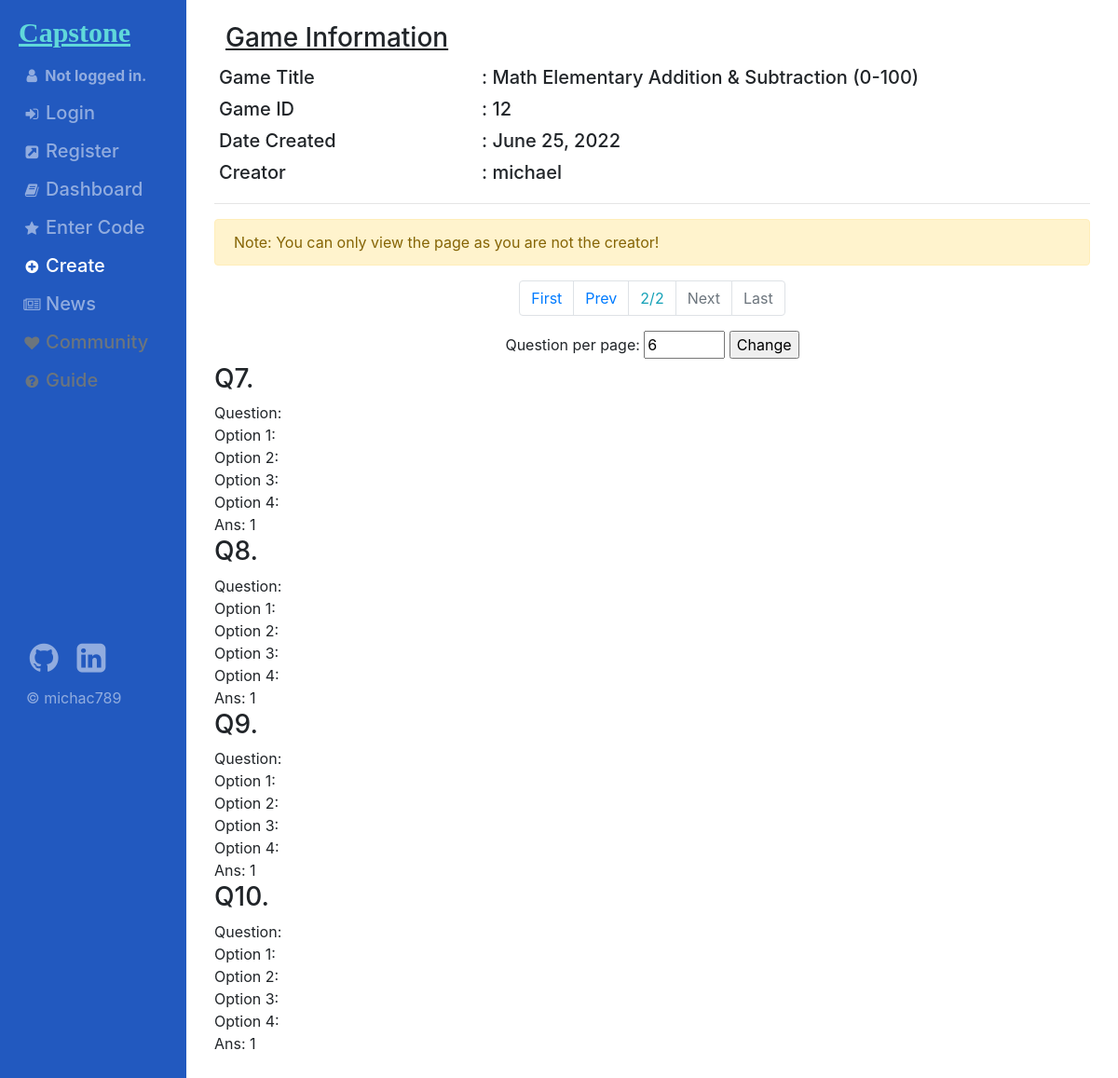
Page /create/12?qperpage=6&page=2 on the committed database.
### livequiz/models.py (models this page shows, shortened)
class Game(models.Model):
    id = models.AutoField(primary_key=True)
    creator = models.ForeignKey(User, on_delete=models.CASCADE, related_name="games")
    title = models.CharField(max_length=64, unique=True)
    description = models.CharField(max_length=256)
    date_created = models.DateField(auto_now=True)

class QuestionTemplate(models.Model):
    id = models.AutoField(primary_key=True)
    game_origin = models.ForeignKey(Game, on_delete=models.CASCADE, related_name="questions")
    question = models.CharField(max_length=128)
    class Meta:
        abstract = True
        order_with_respect_to = "game_origin"

class QuestionType1(QuestionTemplate):
    choice1 = models.CharField(max_length=64, default="")
    choice2 = models.CharField(max_length=64, default="")
    choice3 = models.CharField(max_length=64, default="", blank=True, null=True)
    choice4 = models.CharField(max_length=64, default="", blank=True, null=True)
    CHOICES = [("1", choice1), ("2", choice2), ("3", choice3), ("4", choice4)]
    answer = models.CharField(max_length=1, choices=CHOICES, default="1")

### sso/models.py (models this page shows)
class User(AbstractUser):
    TIER = [
        ("T5", "SuspendedUser"),
        ("T4", "User"),
        ("T3", "StarUser"),
        ("T2", "Admin"),
        ("T1", "SuperAdmin"),
    ]
    status = models.CharField(max_length=2, choices=TIER, default="T4")

### livequiz/views.py (the view, shortened to what this page needs)
# urls.py: path("create/<int:game_id>", views.editGame, name="edit"),
def editGame(request, game_id):
    try: game = Game.objects.get(id = game_id)
    except KeyError:
        return HttpResponseBadRequest("Bad request: missing game id!")
    except Game.DoesNotExist:
        return HttpResponseBadRequest("Bad Request: invalid game id!")
    if "qperpage" in request.GET:
        try: num = int(request.GET["qperpage"])
        except TypeError: num = 6
    else: num = 6
    questions = util.getcount(game.questions.all())
    return render(request, "livequiz/edit.html", {
        "game": game, "form": AddQuesForm, "active": "create",
        "questions": util.paginate(request, questions, num).object_list,
        "pagination": util.paginate(request, questions, num),
        "qperpage": num,
    })

### livequiz/util.py (called while the page is built)
def paginate(request, posts, num):
    p = Paginator(posts, num)
    if "page" in request.GET:
        try:
            output_page = p.page(request.GET["page"])
        except PageNotAnInteger:
            return p.page(1)
        except EmptyPage:
            try:
                output_page = p.page(int(request.GET["page"]) - 1)
            except EmptyPage:
                output_page = p.page(1)
        return output_page
    else: return p.page(1)

def getcount(posts, start=1):
    for (i, post) in enumerate(posts):
        newpost = post
        newpost.count = i + start
    return posts

### livequiz/templates/livequiz/edit.html (shortened to what this page needs)
{% extends 'layout/root.html' %}
{% load static %}
{% block script %}
    <link href="{% static 'livequiz/edit.css' %}" rel="stylesheet">
{% endblock script %}
{% block body %}
    <div class="container">
        <section class="h3 pl-2 pt-2">
            <span class="p-1"><u>Game Information</u></span>
        </section>
        <table class="h5" style="width: 100%;">
            <colgroup>
                <col span="1" style="width: 30%;">
                <col span="1">
            </colgroup>
            <tr>
                <td>Game Title</td>
                <td>: {{ game.title }}</td>
            </tr>
            <tr>
                <td>Game ID</td>
                <td>: {{ game.id }}</td>
            </tr>
            <tr>
                <td>Date Created</td>
                <td>: {{ game.date_created }}</td>
            </tr>
            <tr>
                <td>Creator</td>
                <td>: {{ game.creator.username }}</td>
            </tr>
        </table><hr>
        {% if request.user != game.creator %}
            <section class="alert alert-warning">
                Note: You can only view the page as you are not the creator!
            </section>
        {% endif %}
        {% include 'livequiz/pagination.html' %}
        <section class="text-center">
            <form action="{% url 'livequiz:edit' game_id=game.id %}?qperpage=4" method="GET">
                <label for="qperpage">Question per page: </label>
                <input type="number" min="1" max="20" id="qperpage" value={{ qperpage }} name="qperpage">
                <input type="submit" value="Change">
            </form>
        </section>
        {% for question in questions %}
            <div class="questiondiv" data-quesid={{ question.id }}>
                <h3>Q{{ question.count }}.</h3>
                <section class="questioneditable">
                    <span class="ques_text">Question:</span>
                    <br>
                    <span class="opt1_text">Option 1:</span>
                    <br>
                    <span class="opt2_text">Option 2:</span>
                    <br>
                    <span class="opt3_text">Option 3:</span>
                    <br>
                    <span class="opt4_text">Option 4:</span>
                    <br>
                    <span class="ans_text">Ans: </span>
                    <span class="ans">{{ question.answer }}</span><br>
                </section>
            </div>
        {% empty %}
            No questions created yet!
        {% endfor %}<br>
    </div>
{% endblock body %}

### livequiz/static/livequiz/edit.css (style rules this page uses)
th, td { padding: 5px; }

### rows in the picture
Game: title "Math Elementary Addition & Subtraction (0-100)", id "12", date_created "June 25, 2022", creator.username "michael"
QuestionType1: count "7", answer "1"
QuestionType1: count "8", answer "1"
QuestionType1: count "9", answer "1"
QuestionType1: count "10", answer "1"

### other values in the picture
{{ pagination.number }} "2"
{{ pagination.paginator.num_pages }} "2"
